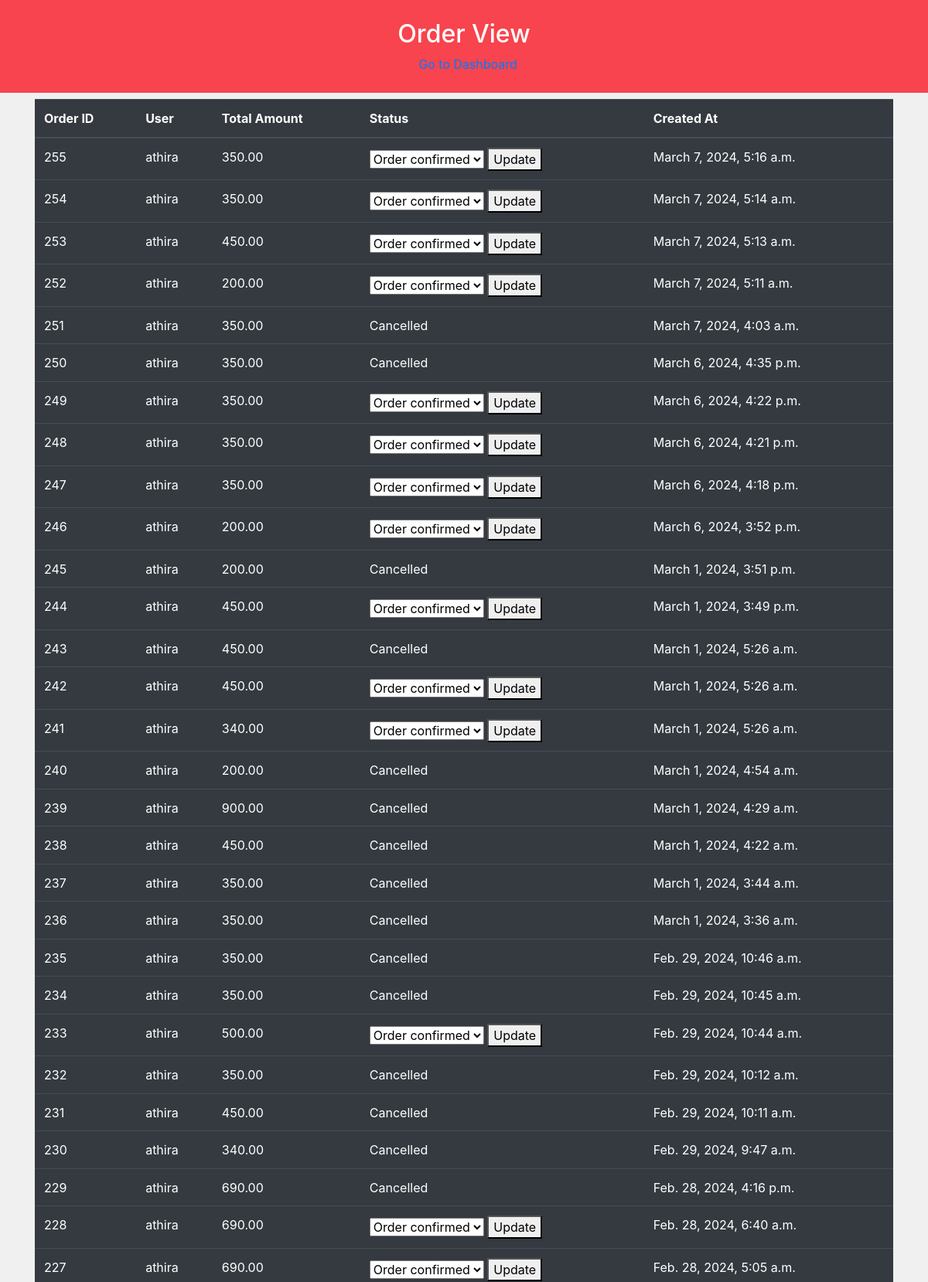
Page /orderview/ (upper part) on the committed database.
### firstapp/models.py (models this page shows, shortened)
class Order(models.Model):
     STATUS = (
        ('Order Confirmed', 'Order Confirmed'),
        ('Processing', 'Processing'),
        ('Shipped', 'Shipped'),
        ('Delivered', 'Delivered'),
        ('Cancelled', 'Cancelled'),
    )
     user = models.ForeignKey(CustomUser, on_delete=models.CASCADE)
     products = models.ManyToManyField(Product1, through='OrderItem')
     total_amount = models.DecimalField(max_digits=10, decimal_places=2)
     payment_id= models.CharField(blank=True, max_length=100, null=True)
     payment_status= models.BooleanField(default=False)
     status = models.CharField(max_length=20, choices=STATUS, default='Order Confirmed')
     created_at = models.DateTimeField(auto_now_add=True)

class CustomUser(AbstractUser):
    ADMIN = 1
    CUSTOMER = 2
    DELIVERYTEAM = 3
    USER_TYPES = (
        (ADMIN, 'Admin'),
        (CUSTOMER, 'Customer'),
        (DELIVERYTEAM, 'Deliveryteam')
    )
    user_types = models.PositiveSmallIntegerField(choices=USER_TYPES,default='2')
    fullName = models.CharField(max_length=50)
    email = models.EmailField(max_length=100, unique=True)
    phone = models.CharField(max_length=12, blank=True)
    password = models.CharField(max_length=128)
    is_admin = models.BooleanField(default=False)
    is_staff = models.BooleanField(default=False)
    is_active = models.BooleanField(default=True)
    is_superadmin = models.BooleanField(default=False)
    objects = UserManager()

### firstapp/views.py (the view)
# urls.py: path('orderview/', views.order_view, name='orderview'),
def order_view(request):
    orders = Order.objects.order_by('-created_at')
    order_items = OrderItem.objects.select_related('product').filter(order__in=orders)
    return render(request, 'orderview.html', {'orders': orders, 'order_items': order_items})

### templates/orderview.html (shortened to what this page needs)
<!DOCTYPE html>
<html lang="en">
<head>
  <link rel="stylesheet" href="https://stackpath.bootstrapcdn.com/bootstrap/4.5.2/css/bootstrap.min.css">
</head>
<body style="background-color: #f0f0f0;">
    <div class="header">
        <h2><center>Order View</center></h2>
        <a href="{% url 'adminpanel' %}" style="margin-left: 10px;">Go to Dashboard</a>
    </div>
  <div class="container">
    <table class="table table-striped table-dark">
      <thead>
        <tr>
          <th>Order ID</th>
          <th>User</th>
          <th>Total Amount</th>
          <th>Status</th>
          <th>Created At</th>
        </tr>
      </thead>
      <tbody>
        {% for order in orders %}
        <tr>
          <tr onclick="window.location='{% url 'order_detail' order.id %}'" style="cursor:pointer;">
          <td>{{ order.id }}</td>
          <td>{{ order.user.fullName }}</td>
          <td>{{ order.total_amount }}</td>
          <td>
            {% if order.status == "Cancelled" %}
              Cancelled
            {% else %}
              <form method="post" action="{% url 'update_order_status' order.id %}">
                <select name="status">
                  <option value="Order confirmed" {% if order.status == "Order confirmed" %} selected {% endif %}>Order confirmed</option>
                </select>
                <button type="submit">Update</button>
              </form>
            {% endif %}
          </td>
          <td>{{ order.created_at }}</td>
        </tr>
        {% endfor %}
      </tbody>
    </table>
  </div>
</body>
</html>

### templates/orderview.html (style rules this page uses)
.header { background-color: #f7444e; color: #fff; text-align: center; padding: 1px; position: relative; height: 15vh; display: flex; flex-direction: column; align-items: center; justify-content: center; margin: 0; }

### rows in the picture
Order: id "255", user.fullName "athira", total_amount "350.00", created_at "March 7, 2024, 5:16 a.m."
Order: id "254", user.fullName "athira", total_amount "350.00", created_at "March 7, 2024, 5:14 a.m."
Order: id "253", user.fullName "athira", total_amount "450.00", created_at "March 7, 2024, 5:13 a.m."
Order: id "252", user.fullName "athira", total_amount "200.00", created_at "March 7, 2024, 5:11 a.m."
Order: id "251", user.fullName "athira", total_amount "350.00", status "Cancelled", created_at "March 7, 2024, 4:03 a.m."
Order: id "250", user.fullName "athira", total_amount "350.00", status "Cancelled", created_at "March 6, 2024, 4:35 p.m."
Order: id "249", user.fullName "athira", total_amount "350.00", created_at "March 6, 2024, 4:22 p.m."
Order: id "248", user.fullName "athira", total_amount "350.00", created_at "March 6, 2024, 4:21 p.m."
Order: id "247", user.fullName "athira", total_amount "350.00", created_at "March 6, 2024, 4:18 p.m."
Order: id "246", user.fullName "athira", total_amount "200.00", created_at "March 6, 2024, 3:52 p.m."
Order: id "245", user.fullName "athira", total_amount "200.00", status "Cancelled", created_at "March 1, 2024, 3:51 p.m."
Order: id "244", user.fullName "athira", total_amount "450.00", created_at "March 1, 2024, 3:49 p.m."
Order: id "243", user.fullName "athira", total_amount "450.00", status "Cancelled", created_at "March 1, 2024, 5:26 a.m."
Order: id "242", user.fullName "athira", total_amount "450.00", created_at "March 1, 2024, 5:26 a.m."
Order: id "241", user.fullName "athira", total_amount "340.00", created_at "March 1, 2024, 5:26 a.m."
Order: id "240", user.fullName "athira", total_amount "200.00", status "Cancelled", created_at "March 1, 2024, 4:54 a.m."
Order: id "239", user.fullName "athira", total_amount "900.00", status "Cancelled", created_at "March 1, 2024, 4:29 a.m."
Order: id "238", user.fullName "athira", total_amount "450.00", status "Cancelled", created_at "March 1, 2024, 4:22 a.m."
Order: id "237", user.fullName "athira", total_amount "350.00", status "Cancelled", created_at "March 1, 2024, 3:44 a.m."
Order: id "236", user.fullName "athira", total_amount "350.00", status "Cancelled", created_at "March 1, 2024, 3:36 a.m."
Order: id "235", user.fullName "athira", total_amount "350.00", status "Cancelled", created_at "Feb. 29, 2024, 10:46 a.m."
Order: id "234", user.fullName "athira", total_amount "350.00", status "Cancelled", created_at "Feb. 29, 2024, 10:45 a.m."
Order: id "233", user.fullName "athira", total_amount "500.00", created_at "Feb. 29, 2024, 10:44 a.m."
Order: id "232", user.fullName "athira", total_amount "350.00", status "Cancelled", created_at "Feb. 29, 2024, 10:12 a.m."
Order: id "231", user.fullName "athira", total_amount "450.00", status "Cancelled", created_at "Feb. 29, 2024, 10:11 a.m."
Order: id "230", user.fullName "athira", total_amount "340.00", status "Cancelled", created_at "Feb. 29, 2024, 9:47 a.m."
Order: id "229", user.fullName "athira", total_amount "690.00", status "Cancelled", created_at "Feb. 28, 2024, 4:16 p.m."
Order: id "228", user.fullName "athira", total_amount "690.00", created_at "Feb. 28, 2024, 6:40 a.m."
Order: id "227", user.fullName "athira", total_amount "690.00", created_at "Feb. 28, 2024, 5:05 a.m."
